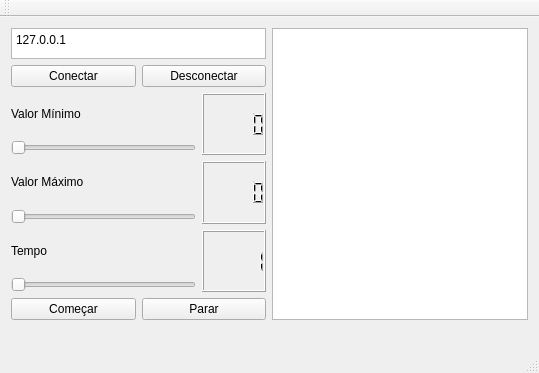
<?xml version="1.0" encoding="UTF-8"?>
<ui version="4.0">
 <class>MainWindow</class>
 <widget class="QMainWindow" name="MainWindow">
  <property name="geometry">
   <rect>
    <x>0</x>
    <y>0</y>
    <width>539</width>
    <height>373</height>
   </rect>
  </property>
  <property name="windowTitle">
   <string>MainWindow</string>
  </property>
  <widget class="QWidget" name="centralWidget">
   <layout class="QGridLayout" name="gridLayout_2">
    <item row="0" column="0" colspan="2">
     <layout class="QHBoxLayout" name="horizontalLayout_3">
      <item>
       <layout class="QVBoxLayout" name="verticalLayout_4">
        <item>
         <widget class="QTextEdit" name="textEditIPServer">
          <property name="maximumSize">
           <size>
            <width>16777215</width>
            <height>31</height>
           </size>
          </property>
          <property name="html">
           <string>&lt;!DOCTYPE HTML PUBLIC &quot;-//W3C//DTD HTML 4.0//EN&quot; &quot;http://www.w3.org/TR/REC-html40/strict.dtd&quot;&gt;
&lt;html&gt;&lt;head&gt;&lt;meta name=&quot;qrichtext&quot; content=&quot;1&quot; /&gt;&lt;meta charset=&quot;utf-8&quot; /&gt;&lt;style type=&quot;text/css&quot;&gt;
p, li { white-space: pre-wrap; }
hr { height: 1px; border-width: 0; }
li.unchecked::marker { content: &quot;\2610&quot;; }
li.checked::marker { content: &quot;\2612&quot;; }
&lt;/style&gt;&lt;/head&gt;&lt;body style=&quot; font-family:'Segoe UI'; font-size:9pt; font-weight:400; font-style:normal;&quot;&gt;
&lt;p style=&quot; margin-top:0px; margin-bottom:0px; margin-left:0px; margin-right:0px; -qt-block-indent:0; text-indent:0px;&quot;&gt;127.0.0.1&lt;/p&gt;&lt;/body&gt;&lt;/html&gt;</string>
          </property>
         </widget>
        </item>
        <item>
         <layout class="QHBoxLayout" name="horizontalLayout">
          <item>
           <widget class="QPushButton" name="pushButton_conectar">
            <property name="text">
             <string>Conectar</string>
            </property>
           </widget>
          </item>
          <item>
           <widget class="QPushButton" name="pushButton_desconectar">
            <property name="text">
             <string>Desconectar</string>
            </property>
           </widget>
          </item>
         </layout>
        </item>
        <item>
         <layout class="QGridLayout" name="gridLayout">
          <item row="0" column="0">
           <layout class="QVBoxLayout" name="verticalLayout">
            <item>
             <widget class="QLabel" name="label">
              <property name="text">
               <string>Valor Mínimo</string>
              </property>
             </widget>
            </item>
            <item>
             <widget class="QSlider" name="sliderMin">
              <property name="orientation">
               <enum>Qt::Horizontal</enum>
              </property>
             </widget>
            </item>
           </layout>
          </item>
          <item row="0" column="1">
           <widget class="QLCDNumber" name="lcdNumber"/>
          </item>
          <item row="1" column="0">
           <layout class="QVBoxLayout" name="verticalLayout_2">
            <item>
             <widget class="QLabel" name="label_2">
              <property name="text">
               <string>Valor Máximo</string>
              </property>
             </widget>
            </item>
            <item>
             <widget class="QSlider" name="sliderMax">
              <property name="orientation">
               <enum>Qt::Horizontal</enum>
              </property>
             </widget>
            </item>
           </layout>
          </item>
          <item row="1" column="1">
           <widget class="QLCDNumber" name="lcdNumber_2"/>
          </item>
          <item row="2" column="0">
           <layout class="QVBoxLayout" name="verticalLayout_3">
            <item>
             <widget class="QLabel" name="label_3">
              <property name="text">
               <string>Tempo</string>
              </property>
             </widget>
            </item>
            <item>
             <widget class="QSlider" name="sliderTempo">
              <property name="minimum">
               <number>1</number>
              </property>
              <property name="maximum">
               <number>5</number>
              </property>
              <property name="orientation">
               <enum>Qt::Horizontal</enum>
              </property>
             </widget>
            </item>
           </layout>
          </item>
          <item row="2" column="1">
           <widget class="QLCDNumber" name="lcdNumber_3">
            <property name="intValue" stdset="0">
             <number>1</number>
            </property>
           </widget>
          </item>
         </layout>
        </item>
        <item>
         <layout class="QHBoxLayout" name="horizontalLayout_2">
          <item>
           <widget class="QPushButton" name="pushButton_comecar">
            <property name="text">
             <string>Começar</string>
            </property>
           </widget>
          </item>
          <item>
           <widget class="QPushButton" name="pushButton_parar">
            <property name="text">
             <string>Parar</string>
            </property>
           </widget>
          </item>
         </layout>
        </item>
       </layout>
      </item>
      <item>
       <widget class="QListWidget" name="listWidget"/>
      </item>
     </layout>
    </item>
    <item row="1" column="0">
     <widget class="QLabel" name="labelConectado">
      <property name="text">
       <string/>
      </property>
     </widget>
    </item>
   </layout>
  </widget>
  <widget class="QMenuBar" name="menuBar">
   <property name="geometry">
    <rect>
     <x>0</x>
     <y>0</y>
     <width>539</width>
     <height>21</height>
    </rect>
   </property>
  </widget>
  <widget class="QToolBar" name="mainToolBar">
   <attribute name="toolBarArea">
    <enum>TopToolBarArea</enum>
   </attribute>
   <attribute name="toolBarBreak">
    <bool>false</bool>
   </attribute>
  </widget>
  <widget class="QStatusBar" name="statusBar"/>
 </widget>
 <layoutdefault spacing="6" margin="11"/>
 <resources/>
 <connections>
  <connection>
   <sender>pushButton_conectar</sender>
   <signal>clicked()</signal>
   <receiver>MainWindow</receiver>
   <slot>conectar()</slot>
   <hints>
    <hint type="sourcelabel">
     <x>79</x>
     <y>108</y>
    </hint>
    <hint type="destinationlabel">
     <x>90</x>
     <y>125</y>
    </hint>
   </hints>
  </connection>
  <connection>
   <sender>pushButton_desconectar</sender>
   <signal>clicked()</signal>
   <receiver>MainWindow</receiver>
   <slot>desconectar()</slot>
   <hints>
    <hint type="sourcelabel">
     <x>198</x>
     <y>109</y>
    </hint>
    <hint type="destinationlabel">
     <x>197</x>
     <y>124</y>
    </hint>
   </hints>
  </connection>
  <connection>
   <sender>sliderMin</sender>
   <signal>valueChanged(int)</signal>
   <receiver>lcdNumber</receiver>
   <slot>display(int)</slot>
   <hints>
    <hint type="sourcelabel">
     <x>138</x>
     <y>168</y>
    </hint>
    <hint type="destinationlabel">
     <x>239</x>
     <y>154</y>
    </hint>
   </hints>
  </connection>
  <connection>
   <sender>sliderMax</sender>
   <signal>valueChanged(int)</signal>
   <receiver>lcdNumber_2</receiver>
   <slot>display(int)</slot>
   <hints>
    <hint type="sourcelabel">
     <x>175</x>
     <y>210</y>
    </hint>
    <hint type="destinationlabel">
     <x>232</x>
     <y>200</y>
    </hint>
   </hints>
  </connection>
  <connection>
   <sender>sliderTempo</sender>
   <signal>valueChanged(int)</signal>
   <receiver>lcdNumber_3</receiver>
   <slot>display(int)</slot>
   <hints>
    <hint type="sourcelabel">
     <x>157</x>
     <y>254</y>
    </hint>
    <hint type="destinationlabel">
     <x>219</x>
     <y>247</y>
    </hint>
   </hints>
  </connection>
  <connection>
   <sender>sliderMin</sender>
   <signal>valueChanged(int)</signal>
   <receiver>MainWindow</receiver>
   <slot>setMin()</slot>
   <hints>
    <hint type="sourcelabel">
     <x>92</x>
     <y>166</y>
    </hint>
    <hint type="destinationlabel">
     <x>106</x>
     <y>174</y>
    </hint>
   </hints>
  </connection>
  <connection>
   <sender>sliderMax</sender>
   <signal>valueChanged(int)</signal>
   <receiver>MainWindow</receiver>
   <slot>setMax()</slot>
   <hints>
    <hint type="sourcelabel">
     <x>113</x>
     <y>211</y>
    </hint>
    <hint type="destinationlabel">
     <x>105</x>
     <y>222</y>
    </hint>
   </hints>
  </connection>
  <connection>
   <sender>pushButton_comecar</sender>
   <signal>clicked()</signal>
   <receiver>MainWindow</receiver>
   <slot>comecar()</slot>
   <hints>
    <hint type="sourcelabel">
     <x>93</x>
     <y>292</y>
    </hint>
    <hint type="destinationlabel">
     <x>94</x>
     <y>305</y>
    </hint>
   </hints>
  </connection>
  <connection>
   <sender>pushButton_parar</sender>
   <signal>clicked()</signal>
   <receiver>MainWindow</receiver>
   <slot>parar()</slot>
   <hints>
    <hint type="sourcelabel">
     <x>230</x>
     <y>290</y>
    </hint>
    <hint type="destinationlabel">
     <x>228</x>
     <y>306</y>
    </hint>
   </hints>
  </connection>
  <connection>
   <sender>sliderTempo</sender>
   <signal>valueChanged(int)</signal>
   <receiver>MainWindow</receiver>
   <slot>alteratempo()</slot>
   <hints>
    <hint type="sourcelabel">
     <x>65</x>
     <y>253</y>
    </hint>
    <hint type="destinationlabel">
     <x>59</x>
     <y>316</y>
    </hint>
   </hints>
  </connection>
 </connections>
 <slots>
  <slot>tcpConnect()</slot>
  <slot>conectar()</slot>
  <slot>desconectar()</slot>
  <slot>setMin()</slot>
  <slot>setMax()</slot>
  <slot>enviar()</slot>
  <slot>comecar()</slot>
  <slot>parar()</slot>
  <slot>alteratempo()</slot>
 </slots>
</ui>
